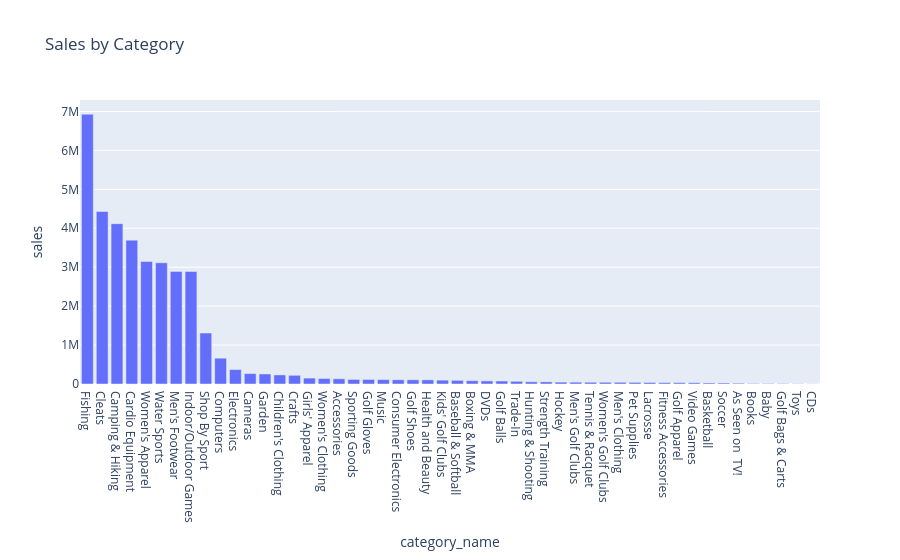

The code cell stored with this chart in its notebook:
### Code cell
fig = px.bar(
    category_sales,
    x="category_name",
    y="sales",
    title="Sales by Category"
)

fig.show()

### Figure 1 — Plotly figure (JSON) as saved in the notebook; plotly's stock layout.template omitted (floating-point values rounded to 4 significant figures)
{"data": [{"hovertemplate": "category_name=%{x}<br>sales=%{y}<extra></extra>", "legendgroup": "", "marker": {"color": "#636efa", "pattern": {"shape": ""}}, "name": "", "orientation": "v", "showlegend": false, "textposition": "auto", "type": "bar", "x": ["Fishing", "Cleats", "Camping & Hiking", "Cardio Equipment", "Women's Apparel", "Water Sports", "Men's Footwear", "Indoor/Outdoor Games", "Shop By Sport", "Computers", "Electronics", "Cameras", "Garden", "Children's Clothing", "Crafts", "Girls' Apparel", "Women's Clothing", "Accessories", "Sporting Goods", "Golf Gloves", "Music", "Consumer Electronics", "Golf Shoes", "Health and Beauty", "Kids' Golf Clubs", "Baseball & Softball", "Boxing & MMA", "DVDs", "Golf Balls", "Trade-In", "Hunting & Shooting", "Strength Training", "Hockey", "Men's Golf Clubs", "Tennis & Racquet", "Women's Golf Clubs", "Men's Clothing", "Pet Supplies", "Lacrosse", "Fitness Accessories", "Golf Apparel", "Video Games", "Basketball", "Soccer", "As Seen on  TV!", "Books", "Baby", "Golf Bags & Carts", "Toys", "CDs"], "xaxis": "x", "y": [6930000.0, 4432000.0, 4118000.0, 3695000.0, 3148000.0, 3114000.0, 2892000.0, 2889000.0, 1310000.0, 663000.0, 371000.0, 267600.0, 257800.0, 232800.0, 223400.0, 151700.0, 140300.0, 133700.0, 117000.0, 116700.0, 113100.0, 109000.0, 108000.0, 106100.0, 98800.0, 94060.0, 85210.0, 79400.0, 77100.0, 68720.0, 56850.0, 54900.0, 48360.0, 47040.0, 44590.0, 44550.0, 43860.0, 41520.0, 39460.0, 35600.0, 34970.0, 33310.0, 27100.0, 26480.0, 20600.0, 12590.0, 12230.0, 10370.0, 6105.0, 3060.0], "yaxis": "y"}], "layout": {"barmode": "relative", "legend": {"tracegroupgap": 0}, "title": {"text": "Sales by Category"}, "xaxis": {"anchor": "y", "domain": [0, 1], "title": {"text": "category_name"}}, "yaxis": {"anchor": "x", "domain": [0, 1], "title": {"text": "sales"}}}}
